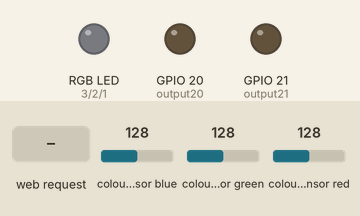
This sketch was run on a simulated ESP32-C3. Shown: an RGB LED mixed from three pins (HIGH = lit), output pins drawn as LEDs (lit = HIGH). The inputs (shaded band) are chosen by the test bench; at power-on: colour sensor blue 128, colour sensor green 128, colour sensor red 128. What the sketch prints to the serial monitor is not drawn.

Above: at 1.2 s.
1.3 s: HTTP request GET /20/on received
At 2.0 s:
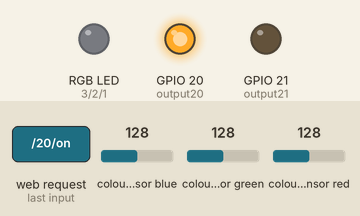
2.8 s: HTTP request GET /21/on received
At 3.1 s:
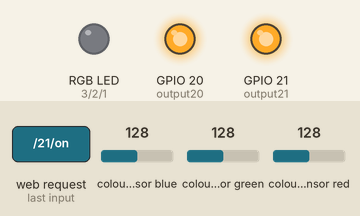
4.3 s: HTTP request GET /20/off received
At 5.4 s:
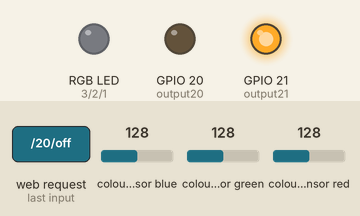
5.8 s: HTTP request GET /21/off received
At 6.6 s:
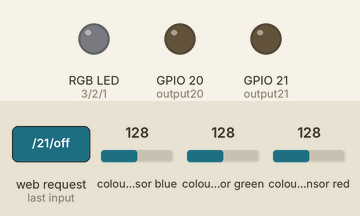
Timing chart, 0 to 8.3 s (numbered marks = the images above; inputs shaded):
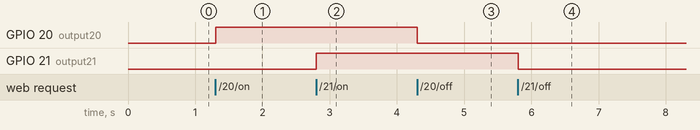

The sketch:

ESP32C3-BabelColor.ino
```cpp
// Load Wi-Fi library
#include <WiFi.h>
#include <Wire.h>
#include <Adafruit_TCS34725.h>

// Replace with your network credentials
const char* ssid     = "ColorIIoT";
const char* password = "colour-of-babilon2025";

// Set web server port number to 80
WiFiServer server(80);

// Variable to store the HTTP request
String header;

// Auxiliar variables to store the current output state
String output20State = "off";
String output21State = "off";

// Assign output variables to GPIO pins
const int output20 = 20;
const int output21 = 21;

// Define the pins for the RGB LED
const int redPin = 3;
const int greenPin = 2;
const int bluePin = 1;

// TCS34725 sensor
Adafruit_TCS34725 tcs = Adafruit_TCS34725(TCS34725_INTEGRATIONTIME_154MS, TCS34725_GAIN_4X);

void setup() {
  Serial.begin(115200);
  // Initialize the output variables as outputs
  pinMode(output20, OUTPUT);
  pinMode(output21, OUTPUT);
  // Set outputs to LOW
  digitalWrite(output20, LOW);
  digitalWrite(output21, LOW);

  pinMode(redPin, OUTPUT);
  pinMode(greenPin, OUTPUT);
  pinMode(bluePin, OUTPUT);

  // Initialize TCS34725 sensor
  if (tcs.begin()) {
    Serial.println("Encontrado o TCS34725");
  } else {
    Serial.println("Falha ao encontrar o TCS34725");
    while (1);
  }

  // Connect to Wi-Fi network with SSID and password
  Serial.print("Configurando AP (Access Point)…");
  // Remove the password parameter, if you want the AP (Access Point) to be open
  WiFi.softAP(ssid, password);

  IPAddress IP = WiFi.softAPIP();
  Serial.print("Endereço de IP AP: ");
  Serial.println(IP);

  server.begin();
}

void loop(){
  WiFiClient client = server.available();   // Listen for incoming clients

  if (client) {                             // If a new client connects,
    Serial.println("Client novo.");          // print a message out in the serial port
    String currentLine = "";                // make a String to hold incoming data from the client
    while (client.connected()) {            // loop while the client's connected
      if (client.available()) {             // if there's bytes to read from the client,
        char c = client.read();             // read a byte, then
        Serial.write(c);                    // print it out the serial monitor
        header += c;
        if (c == '\n') {                    // if the byte is a newline character
          // if the current line is blank, you got two newline characters in a row.
          // that's the end of the client HTTP request, so send a response:
          if (currentLine.length() == 0) {
            // HTTP headers always start with a response code (e.g. HTTP/1.1 200 OK)
            // and a content-type so the client knows what's coming, then a blank line:
            client.println("HTTP/1.1 200 OK");
            client.println("Content-type:text/html");
            client.println("Connection: close");
            client.println();

            // turns the GPIOs on and off
            if (header.indexOf("GET /20/on") >= 0) {
              Serial.println("GPIO 20 ligado");
              output20State = "on";
              digitalWrite(output20, HIGH);
            } else if (header.indexOf("GET /20/off") >= 0) {
              Serial.println("GPIO 20 desligado");
              output20State = "off";
              digitalWrite(output20, LOW);
            } else if (header.indexOf("GET /21/on") >= 0) {
              Serial.println("GPIO 21 ligado");
              output21State = "on";
              digitalWrite(output21, HIGH);
            } else if (header.indexOf("GET /21/off") >= 0) {
              Serial.println("GPIO 21 desligado");
              output21State = "off";
              digitalWrite(output21, LOW);
            }

            // Read RGB values from TCS34725 sensor
            uint16_t r, g, b, c;
            tcs.getRawData(&r, &g, &b, &c);
            Serial.printf("R: %d, G: %d, B: %d, C: %d\n", r, g, b, c);
            // Normalize RGB values to 0-255
            uint8_t red = map(r, 0, 65535, 0, 255); // Adjust the upper limit if needed
            uint8_t green = map(g, 0, 65535, 0, 255); // Adjust the upper limit if needed
            uint8_t blue = map(b, 0, 65535, 0, 255); // Adjust the upper limit if needed
            // Set the color of the RGB LED
//            analogWrite(redPin, red);
//            analogWrite(greenPin, green);
//            analogWrite(bluePin, blue);
            // Set the color of the RGB LED based on the captured RGB values
//            digitalWrite(redPin, r > 32767 ? HIGH : LOW);
//            digitalWrite(greenPin, g > 32767 ? HIGH : LOW);
//            digitalWrite(bluePin, b > 32767 ? HIGH : LOW);


            // Display the HTML web page with background color set to the captured RGB values
            client.println("<!DOCTYPE html><html>");
            client.println("<head><meta name=\"viewport\" content=\"width=device-width, initial-scale=1\">");
            client.println("<link rel=\"icon\" href=\"data:,\">");
            // CSS to style the on/off buttons
            // Feel free to change the background-color and font-size attributes to fit your preferences
            client.println("<style>html { font-family: Helvetica; display: inline-block; margin: 0px auto; text-align: center;}");
            client.println(".button { background-color: #4CAF50; border: none; color: white; padding: 16px 40px;");
            client.println("text-decoration: none; font-size: 30px; margin: 2px; cursor: pointer;}");
            client.println(".button2 {background-color: #555555;}</style></head>");

            // Web Page Heading
            client.printf("<body style='background-color: rgb(%d, %d, %d);'>", r, g, b);
            client.println("<h1>Babel Color ESP 2025</h1>");

            // Display current state, and ON/OFF buttons for GPIO 20
            client.println("<p>GPIO 20 - State " + output20State + "</p>");
            // If the output20State is off, it displays the ON button
            if (output20State=="off") {
              client.println("<p><a href=\"/20/on\"><button class=\"button\">Ligar</button></a></p>");
            } else {
              client.println("<p><a href=\"/20/off\"><button class=\"button button2\">Desligar</button></a></p>");
            }

            // Display current state, and ON/OFF buttons for GPIO 21
            client.println("<p>GPIO 21 - State " + output21State + "</p>");
            // If the output21State is off, it displays the ON button
            if (output21State=="off") {
              client.println("<p><a href=\"/21/on\"><button class=\"button\">Ligar</button></a></p>");
            } else {
              client.println("<p><a href=\"/21/off\"><button class=\"button button2\">Desligar</button></a></p>");
            }
            client.println("</body></html>");

            // The HTTP response ends with another blank line
            client.println();
            // Break out of the while loop
            break;
          } else { // if you got a newline, then clear currentLine
            currentLine = "";
          }
        } else if (c != '\r') {  // if you got anything else but a carriage return character,
          currentLine += c;      // add it to the end of the currentLine
        }
      }
    }
    // Clear the header variable
    header = "";
    // Close the connection
    client.stop();
    Serial.println("Cliente desconnectedo.");
    Serial.println("");
  }
}
```

Measured:
- after the input at 1.3 s, GPIO 20 (output20): LOW → HIGH at once
- after the input at 2.8 s, GPIO 21 (output21): LOW → HIGH at once
- after the input at 4.3 s, GPIO 20 (output20): HIGH → LOW at once
- after the input at 5.8 s, GPIO 21 (output21): HIGH → LOW at once
